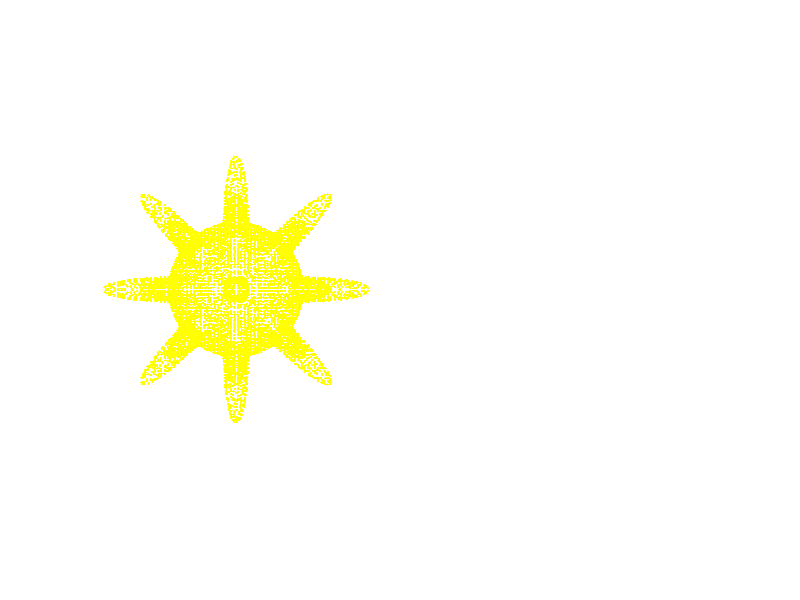

This figure's MATLAB source: (Note: this script raises an error after producing the figure.)
% test grid_simplify

clc;

addpath(genpath('../src'));
addpath('../data');

load('virus_cell_like_surface.mat');
% load('unit_ball_16384_pts.mat'); % grid_step = 0.2


h = figure;
subplot(121);
set(h,'Position',get(0,'ScreenSize'));
set(gcf,'Color',[0 0 0]);

marker = '.';
color = 'y';
markersize = 6;

plot3(P(:,1),P(:,2),P(:,3),marker,'Color',color,'MarkerSize',markersize,'MarkerEdgeColor',color,'MarkerFaceColor',color), hold on;
xlabel('X'), ylabel('Y'), zlabel('Z');
axis equal;
set(gca, 'Color', [0 0 0], 'XColor', [1 1 1], 'YColor', [1 1 1], 'ZColor', [1 1 1]);
view(2);
title('Raw point set','Color',[1 1 1],'FontSize',16);


grid_step = 0.1;
S = point_set_grid_simplify(P,grid_step);


subplot(122);
plot3(S(:,1),S(:,2),S(:,3),marker,'Color',color,'MarkerSize',markersize,'MarkerEdgeColor',color,'MarkerFaceColor',color), hold on;
xlabel('X'), ylabel('Y'), zlabel('Z');
axis equal;
set(gca, 'Color', [0 0 0], 'XColor', [1 1 1], 'YColor', [1 1 1], 'ZColor', [1 1 1]);
view(2);
title('Grid simplified point set','Color',[1 1 1],'FontSize',16);